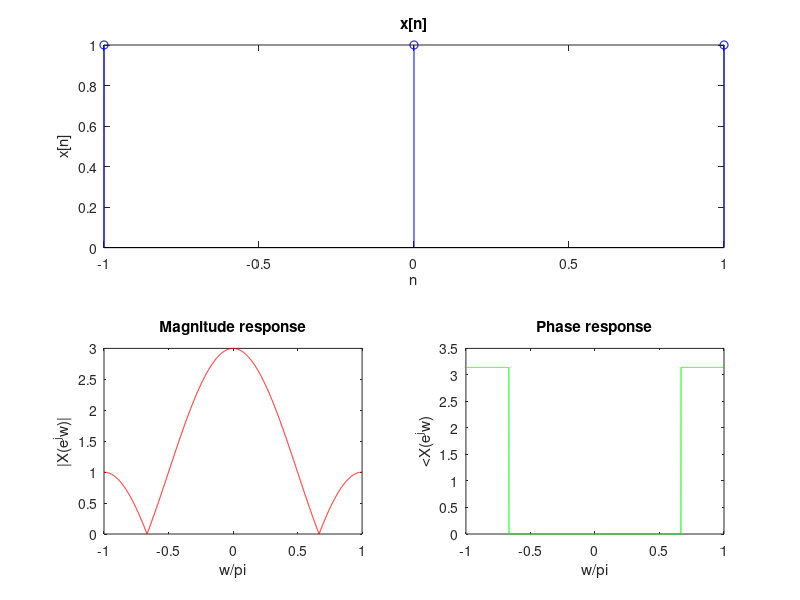

Source code (MATLAB):
clc
clear all
close all

% fft example
n = -1:1:1;
x = [1 1 1];
% x = ((1/2).^abs(n)).*(cos(pi*(n-1)/8));
omega = -pi:(pi/1000):pi;
N = length(x);
X = exp(-j*omega'*n)*(x');


% Analysis Formula
% Find the Fourier Transform of signal "for discrete series divide by /N" 
% c = fft(x)/N;
% Synthesis Formula
% This is to find the inverse Fourier Transform "for discrete series multiply by *N"
% x = ifft(c)*N;
% stem(n, c);                 % This is to plot the DTFS


subplot(2, 2, [1,2])                    % This is a plot of the original signal
stem(n, x, 'b');                        % This is a plot of the original signal
xlabel('n')
ylabel('x[n]')
title('x[n]')

subplot(2, 2, 3)                        % This is the magnitude plot
plot( (omega/pi), abs(X), 'r' );        % This is the magnitude plot
title('Magnitude response')
xlabel('w/pi')
ylabel('|X(e^jw)|')

subplot(2, 2, 4)                        % This is the phase plot
plot((omega/pi), angle(X), 'g' );       % This is the phase plot
title('Phase response')
xlabel('w/pi')
ylabel('<X(e^jw)')


